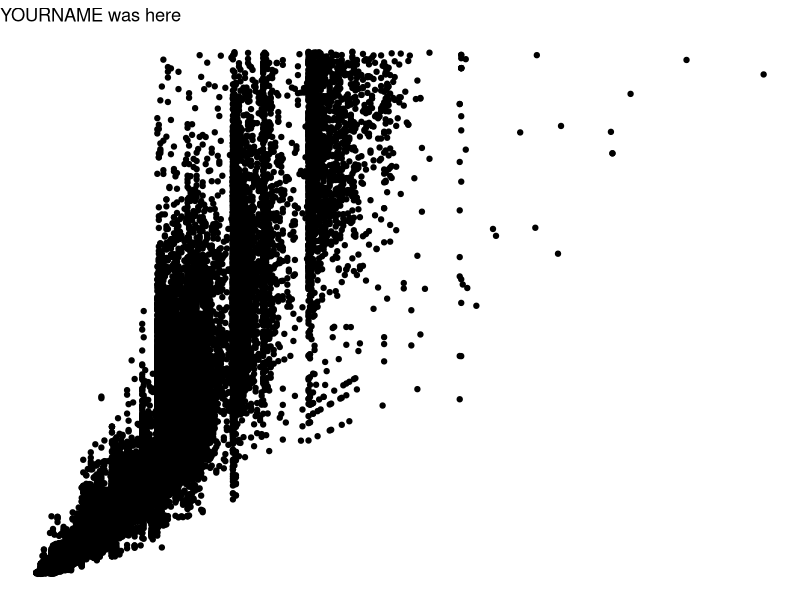
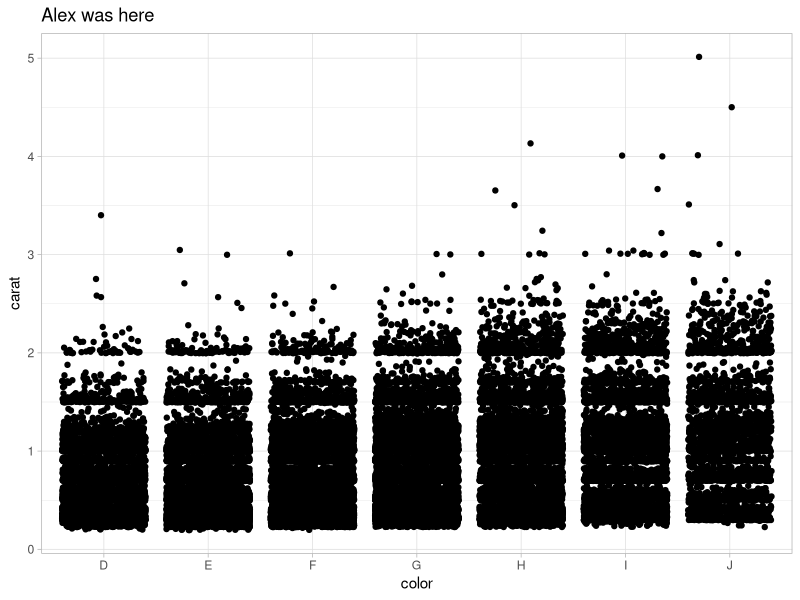
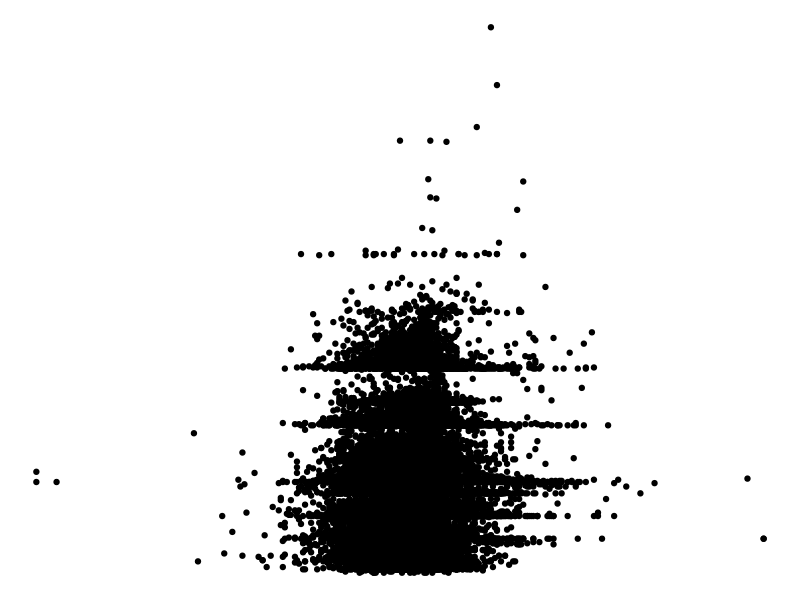

Generate these figures, in order, with R:
## ---- chunk 1
knitr::opts_chunk$set(echo = TRUE)
library(tidyverse)
## ---- chunk 2
# Partner 1: 
# Run the code below to see the original graph
# Change the code below to make the point color change based on 'cut', and update the theme to theme_bw(). Update the title to include your first name. 

ggplot(data = diamonds, aes(x = carat, y = price)) +
  geom_point() +
  theme_void() +
  labs(title = "YOURNAME was here")
## ---- chunk 3
# Partner 2: 
# Run the code below to see the original graph
# Change the code below to make the geom a geom_jitter, and update the theme to theme_light. Update the title to include your first name. 

ggplot(data = diamonds, aes(x = color, y = carat)) +
  geom_jitter() +
  theme_light() +
  labs(title = "Alex was here")
## ---- chunk 4
ggplot(data = diamonds, aes(x = depth, y = carat)) +
  geom_point() +
  theme_void()
## ---- chunk 5

